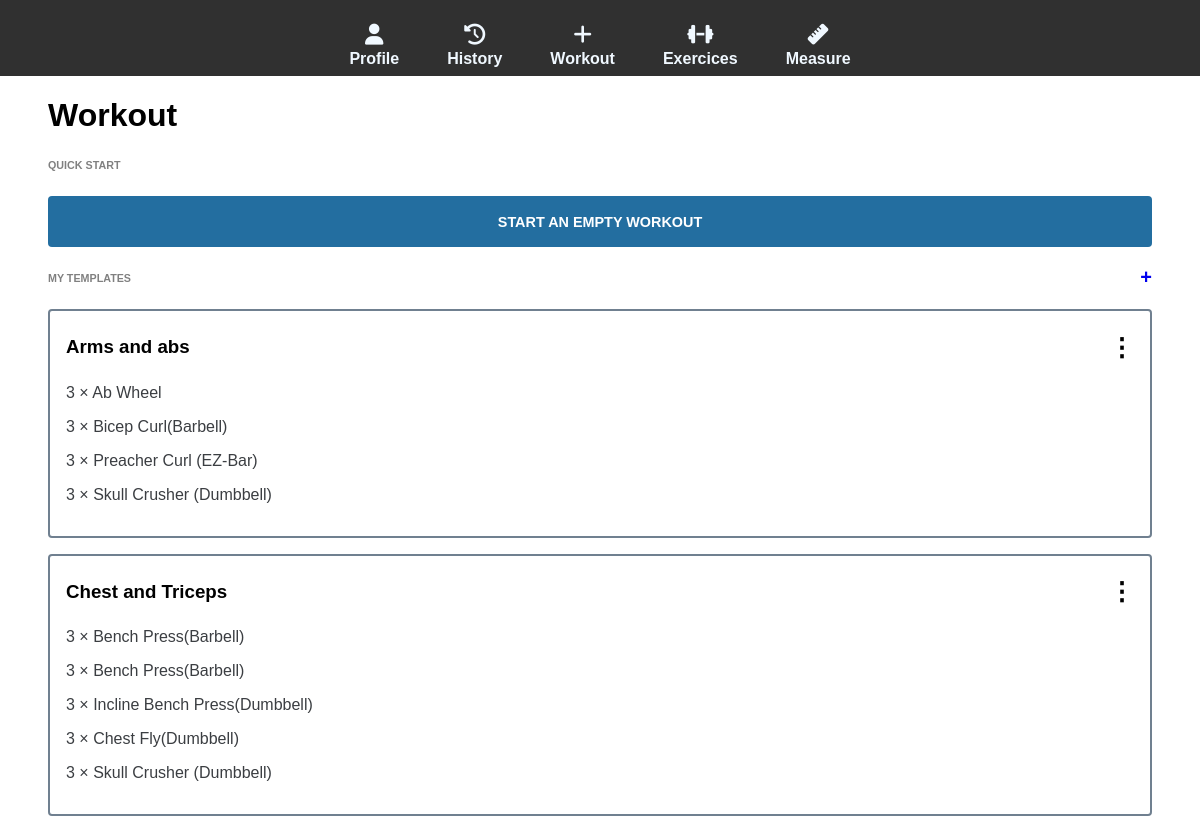
Before: /workouts (signed in) with the older database file.
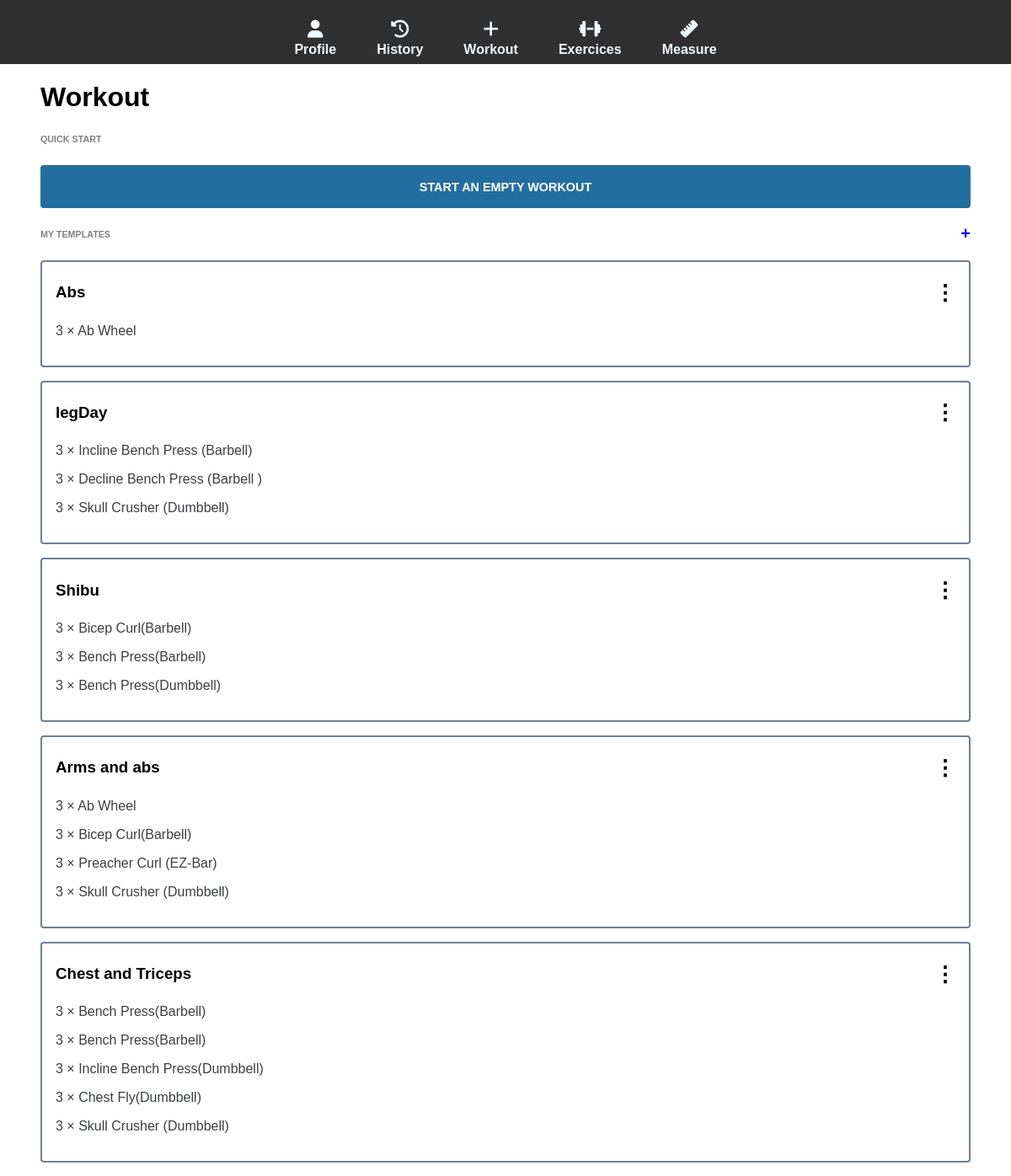
After: the same page with the newer database file.
### home/models.py (models this page shows, shortened)
class WorkoutTemplate(models.Model):
    user = models.ForeignKey(User, on_delete= models.CASCADE ,null = True, blank=True)
    name = models.CharField(max_length=255,null = True,blank=True)

class WorkoutExercise(models.Model):
    workout_template = models.ForeignKey(WorkoutTemplate, on_delete=models.CASCADE)
    exercise = models.ForeignKey(Exercise, on_delete=models.CASCADE)
    sets = models.PositiveIntegerField()

class Exercise(models.Model):
    BODY_PART_CHOICES = [
        ("None",'None'),
        ("Core","Core"),
        ("Arms","Arms"),
        ("Back","Back"),
        ("Chest","Chest"),
        ("Legs","Legs"),
        ("Shoulders","Shoulders"),
        ("Other","Other"),
        ("Olympic","Olympic"),
        ("Full body","Full body"),
        ("Cardio","Cardio"),
    ]
    CATEGORY_CHOICES = [
        ("Barbell","Barbell"),
        ("Dumbbell","Dumbbell"),
        ("Machine/Other","Machine/Other"),
        ("Weighted bodyweight","Weighted bodyweight"),
        ("Assisted body","Assisted body"),
        ("Reps only","Reps only"),
        ("Cardio exercice","Cardio exercice"),
        ("Duration","Duration"),
    ]
    name = models.CharField(max_length=100,null=True,blank=True)
    body_part = models.CharField(max_length=100,choices= BODY_PART_CHOICES,null=True,blank=True)
    category = models.CharField(max_length=100,choices= CATEGORY_CHOICES,null=True,blank=True)
    image_url = models.URLField(null=True,blank=True)
    def __str__(self) :
        return self.name

### home/views.py (the view)
# urls.py: path('workouts',views.addWorkout,name="workouts"),
def addWorkout(request):
    context={
        "myTemplates" :WorkoutTemplate.objects.filter(user= request.user).order_by('-id')
    }
    return render(request,'home/addWorkout.html',context)

### home/templates/home/addWorkout.html (shortened to what this page needs)
{% include 'index.html' %}
{% load static %}
{% block head %}
<link rel="stylesheet" href="{% static 'home/css/addWorkout.css' %}?{% now "d" %}">
{% endblock head %}
{% block body %}
    <div class="container">
        <h1>Workout</h1>
        <h6>QUICK START</h6>
        <button id="start-empty-workout" data-url="{% url 'start-empty-workout' %}">START AN EMPTY WORKOUT</button>
        <div class="section-2">
            <h6>MY TEMPLATES</h6>
            <span><a href="{% url 'new-template' %}">+</a></span>
        </div>
        <div class="my-templates">
            {% for template in myTemplates  %}
                <div class="card">
                    <div class="card-heading">
                        <h3>{{template.name}}</h3>
                        <span>&#8942;</span>
                    </div>
                    {% for i in template.workoutexercise_set.all %}
                            <p>{{i.sets}} &times {{i.exercise}}</p>
                    {% endfor %}
                </div>
            {% endfor %}
        </div>
    </div>
{% endblock body %}

### templates/index.html (shortened to what this page needs)
{% load static %}
<!DOCTYPE html>
<html lang="en">
<head>
    <link rel="stylesheet" href="{% static 'css/style.css' %}?{% now "d" %}">
</head>
<body>
    {% include 'navbar.html' %}
</body>
</html>

### templates/navbar.html
{% load static %}
<link rel="stylesheet" href="{% static 'css/navStyle.css' %}?{% now "U" %}">
<nav class="nav">
    <a class="nav-link" href="{% url 'profile' %}"><i class="fa-solid fa-user"></i><span>Profile</span> </a>
    <a class="nav-link" href="{% url 'history' %}"><i class="fa-solid fa-clock-rotate-left"></i><span>History</span></a>
    <a class="nav-link" href="{% url 'workouts' %}"><i class="fa-solid fa-plus"></i><span>Workout</span></a>
    <a class="nav-link" href="{% url 'exercises' %}"><i class="fa-solid fa-dumbbell"></i><span>Exercices</span></a>
    <a class="nav-link" href="{% url 'measures' %}"><i class="fa-solid fa-ruler"></i><span>Measure</span></a>
</nav>

### static/css/style.css (style rules this page uses)
html,body { padding: 0; margin: 0; font-family:sans-serif; }

### static/css/navStyle.css (style rules this page uses)
.nav { position: sticky; top: 0; left: 0; right: 0; display: flex; justify-content: space-evenly; background-color: rgb(48, 48, 48); color: aliceblue; margin: 0; padding-top:1.5em ; padding-bottom: .5em; z-index: 100; }
.nav-link { color: aliceblue; text-decoration: none; display: flex; gap: 5px; flex-direction: column; align-items: center; cursor: pointer; transition: all .3s ease-out; }
.nav-link i { font-size: 18px; transition: all .3s ease-out; }
.nav-link span { font-size: 14px; font-weight: bold; transition: all .3s ease-out; }
@media only screen and (min-width: 600px) { .nav { justify-content: center; gap: 3em; } }
@media only screen and (min-width: 600px) { .nav-link i { font-size: 21px; } }
@media only screen and (min-width: 600px) { .nav-link span { font-size: 16px; font-weight: bold; } }

### home/static/home/css/addWorkout.css (style rules this page uses)
.container { padding-inline:3em; }
h6 { color:gray; }
button { background:rgb(35,110,160); color:white; width: 100%; border:transparent; border-radius:4px; padding-inline:1em; padding-block:1.2em; font-weight:bold; transition: all .3s ease-in; cursor:pointer; }
.section-2, .card-heading { display:flex; justify-content:space-between; align-items: center; }
.section-2 span { font-size:20px; font-weight:bold; cursor:pointer; }
span a { text-decoration: none; }
.card-heading h3 { margin-block:.5em ; }
.card { border: 2px slategray solid; border-radius: 4px; padding: 1em; margin-bottom: 1em; }
.card-heading span { font-size: 25px; font-weight: bold; cursor: pointer; }
.card p { color: rgb(59, 62, 66); }
@media only screen and (min-width:800px) { button { font-size: .9em; } }

Changed rows visible on the page:
added WorkoutTemplate: name "Abs"
added WorkoutExercise: sets "3", exercise "Ab Wheel", shown under "Abs"
added WorkoutTemplate: name "legDay"
added WorkoutExercise: sets "3", exercise "Incline Bench Press (Barbell)", shown under "legDay"
added WorkoutExercise: sets "3", exercise "Decline Bench Press (Barbell )", shown under "legDay"
added WorkoutExercise: sets "3", exercise "Skull Crusher (Dumbbell)", shown under "legDay"
added WorkoutTemplate: name "Shibu"
added WorkoutExercise: sets "3", exercise "Bicep Curl(Barbell)", shown under "Shibu"
added WorkoutExercise: sets "3", exercise "Bench Press(Barbell)", shown under "Shibu"
added WorkoutExercise: sets "3", exercise "Bench Press(Dumbbell)", shown under "Shibu"
